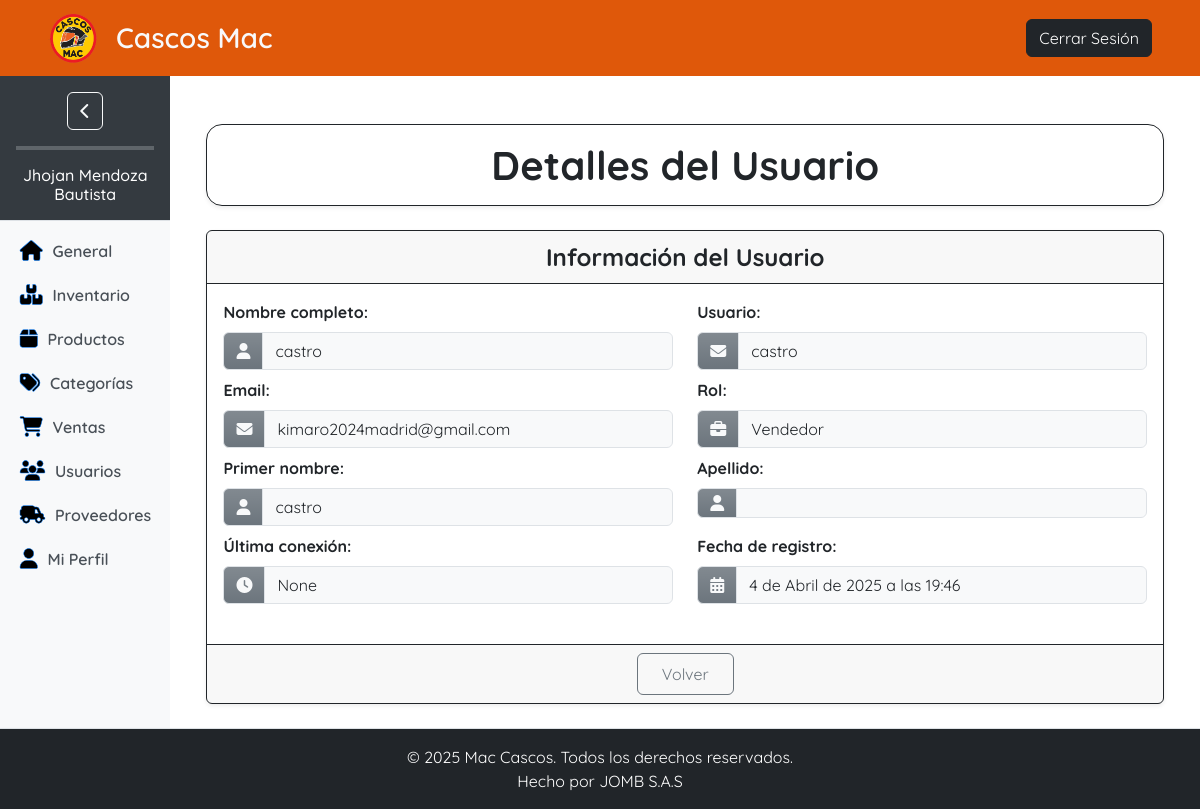
Page /usuarios/4/detalle/ (signed in) on the committed database.
### usuarios/models.py (models this page shows, shortened)
class Usuario(AbstractUser):
    EMAIL_FIELD = 'email'
    ROLES = (
        ('', 'Seleccione una opción'),
        ('gerente', 'Gerente'),
        ('vendedor', 'Vendedor'),
    )
    email = models.EmailField(unique=True)
    rol = models.CharField(
        max_length=20,
        choices=ROLES,
    )

### usuarios/views.py (the view)
# urls.py: path('<int:pk>/detalle/', DetalleDeUsuarioView.as_view(), name='detalle_usuario'),
class DetalleDeUsuarioView(LoginRequiredMixin, DetailView):
    login_url = 'login'  # Redirige si no está autenticado
    model = Usuario
    template_name = 'dashboard/usuarios/detalle_usuario.html'
    context_object_name = 'usuario'

### templates/dashboard/usuarios/detalle_usuario.html
{% extends 'base_dashboard.html' %}
{% block content %}
<div class="container mt-4">
    <h1 class="text-center fw-bold border border-dark p-3 rounded-4 shadow-sm mb-4">Detalles del Usuario</h1>
    <div class="card shadow-sm border border-dark">
        <div class="card-header text-center fw-bold fs-4 border-bottom border-dark">
            Información del Usuario
        </div>
        <div class="card-body">
            <div class="row mb-3">
                <div class="col-md-6 mb-2">
                    <label class="form-label fw-bold">Nombre completo:</label>
                    <div class="input-group">
                        <span class="input-group-text bg-secondary bg-gradient text-light"><i class="fa-solid fa-user"></i></span>
                        <span class="form-control bg-light text-dark">
                            {{ usuario.get_full_name|default:"N/A" }}
                        </span>
                    </div>
                </div>
                <div class="col-md-6 mb-2">
                    <label class="form-label fw-bold">Usuario:</label>
                    <div class="input-group">
                        <span class="input-group-text bg-secondary bg-gradient text-light"><i class="fa-solid fa-envelope"></i></span>
                        <span class="form-control bg-light text-dark">{{ usuario.username }}</span>
                    </div>
                </div>
                <div class="col-md-6 mb-2">
                    <label class="form-label fw-bold">Email:</label>
                    <div class="input-group">
                        <span class="input-group-text bg-secondary bg-gradient text-light"><i class="fa-solid fa-envelope"></i></span>
                        <span class="form-control bg-light text-dark">{{ usuario.email }}</span>
                    </div>
                </div>
                <div class="col-md-6 mb-2">
                    <label class="form-label fw-bold">Rol:</label>
                    <div class="input-group">
                        <span class="input-group-text bg-secondary bg-gradient text-light"><i class="fa-solid fa-briefcase"></i></span>
                        <span class="form-control bg-light text-dark">{{ usuario.get_rol_display }}</span>
                    </div>
                </div>
                <div class="col-md-6 mb-2">
                    <label class="form-label fw-bold">Primer nombre:</label>
                    <div class="input-group">
                        <span class="input-group-text bg-secondary bg-gradient text-light"><i class="fa-solid fa-user"></i></span>
                        <span class="form-control bg-light text-dark">{{ usuario.first_name }}</span>
                    </div>
                </div>
                <div class="col-md-6 mb-2">
                    <label class="form-label fw-bold">Apellido:</label>
                    <div class="input-group">
                        <span class="input-group-text bg-secondary bg-gradient text-light"><i class="fa-solid fa-user"></i></span>
                        <span class="form-control bg-light text-dark">{{ usuario.last_name }}</span>
                    </div>
                </div>
                <div class="col-md-6 mb-2">
                    <label class="form-label fw-bold">Última conexión:</label>
                    <div class="input-group">
                        <span class="input-group-text bg-secondary bg-gradient text-light"><i class="fa-solid fa-clock"></i></span>
                        <span class="form-control bg-light text-dark">{{ usuario.last_login }}</span>
                    </div>
                </div>
                <div class="col-md-6 mb-2">
                    <label class="form-label fw-bold">Fecha de registro:</label>
                    <div class="input-group">
                        <span class="input-group-text bg-secondary bg-gradient text-light"><i class="fa-solid fa-calendar-alt"></i></span>
                        <span class="form-control bg-light text-dark">{{ usuario.date_joined }}</span>
                    </div>
                </div>
            </div>
        </div>
        <div class="card-footer text-center border-top border-dark">
            <a href="{% url 'listar_usuarios' %}" class="btn btn-outline-secondary px-4 py-2">Volver</a>
        </div>
    </div>
</div>
{% endblock %}

### templates/base_dashboard.html (shortened to what this page needs)
{% load static %}
<!DOCTYPE html>
<html lang="es">
<head>
    <link rel="stylesheet" href="{% static 'css/base_dash.css' %}">
    <link href="https://cdn.jsdelivr.net/npm/bootstrap@5.3.3/dist/css/bootstrap.min.css" rel="stylesheet"
>
    <link href="https://cdnjs.cloudflare.com/ajax/libs/font-awesome/6.0.0-beta3/css/all.min.css" rel="stylesheet">
    <link rel="stylesheet" href="https://cdn.jsdelivr.net/npm/bootstrap-icons@1.11.3/font/bootstrap-icons.min.css">
</head>
<body class="d-flex flex-column min-vh-100">
    <header class="navbar navbar-expand-lg navbar-expand-md py-2 px-5 d-none d-lg-flex d-md-flex">
        <a class="navbar-brand d-flex align-items-center" href="{% url 'index' %}">
            <img src="{% static 'img/logo2.png' %}" alt="Logo de Mac Cascos" class="me-2">
            <span class="fs-3 fw-semibold text-light">Cascos Mac</span>
        </a>
        <ul class="navbar-nav ms-auto">
            {% if user.is_authenticated %}
                <a href="{% url 'logout' %}" class="btn btn-dark">Cerrar Sesión</a>
            {% else %}
                <a href="{% url 'index' %}" class="btn btn-outline-dark">Volver al Inicio</a>
            {% endif %}
        </ul>
    </header>
    <div class="d-flex flex-grow-1 overflow-hidden">
        {% if user.is_authenticated %}
            <aside class="sidebar bg-light overflow-hidden" id="sidebar">
                <div class="sidebar-header">
                    <div class="align-items-center align-content-center">
                        <div class="align-items-center align-content-center mb-3">
                            <button class="btn btn-outline-light ms-auto" id="sidebar-toggle">
                                <i class="fas fa-chevron-left" id="boton-colapso"></i>
                            </button>
                        </div>
                        <hr class="border border-2" id="division-bar">
                        <div id="user-name-column">
                            <h1 class="fs-6 mb-0" id="sidebar-user-name">
                                {{ request.user.get_full_name }}
                            </h1>
                        </div>
                    </div>
                </div>
                <nav class="sidebar-nav text-center">
                    <ul class="nav flex-column mt-2">
                        {% if user.rol == 'gerente' %}
                            <li class="nav-item">
                                <a href="{% url 'dashboard_gerente' %}" class="nav-link ajax-link" data-bs-toggle="tooltip"
                                    title="General">
                                    <i class="fa fa-house"></i> General
                                </a>
                            </li>
                            <li class="nav-item">
                                <a href="{% url 'inventario' %}" class="nav-link ajax-link" data-bs-toggle="tooltip"
                                    title="Inventario">
                                    <i class="fa fa-boxes"></i> Inventario
                                </a>
                            </li>
                            <li class="nav-item">
                                <a href="{% url 'contenido_productos' %}" class="nav-link ajax-link" data-bs-toggle="tooltip"
                                    title="Productos">
                                    <i class="fa fa-box"></i> Productos
                                </a>
                            </li>
                            <li class="nav-item">
                                <a href="{% url 'contenido_categorias' %}" class="nav-link ajax-link" data-bs-toggle="tooltip"
                                    title="Categorías">
                                    <i class="fa fa-tags"></i> Categorías
                                </a>
                            </li>
                            <li class="nav-item">
                                <a href="{% url 'ventas:contenido_ventas' %}" class="nav-link ajax-link"
                                    data-bs-toggle="tooltip" title="Ventas">
                                    <i class="fa fa-shopping-cart"></i> Ventas
                                </a>
                            </li>
                            <li class="nav-item">
                                <a href="{% url 'listar_usuarios' %}" class="nav-link ajax-link" data-bs-toggle="tooltip"
                                    title="Usuarios">
                                    <i class="fa fa-users"></i> Usuarios
                                </a>
                            </li>
                            <li class="nav-item">
                                <a href="{% url 'contenido_proveedores' %}" class="nav-link ajax-link" data-bs-toggle="tooltip"
                                    title="Proveedores">
                                    <i class="fa fa-truck-field"></i> Proveedores
                                </a>
                            </li>
                            <li class="nav-item">
                                <a href="{% url 'mi_perfil' %}" class="nav-link ajax-link" data-bs-toggle="tooltip"
                                    title="Usuarios">
                                    <i class="fa fa-user"></i> Mi Perfil
                                </a>
                            </li>
                        {% endif %}
                    </ul>
                </nav>
            </aside>
        {% endif %}
        <main class="flex-grow-1 overflow-auto p-4 container-fluid">
            {% block content %}{% endblock %}
        </main>
    </div>
    <footer class="bg-dark text-white border-top shadow-sm mt-auto py-3">
        <div class="container">
            <div class="row flex-column">
                <div class="col-mb-3">
                    <p class="mb-0">&copy; 2025 Mac Cascos. Todos los derechos reservados.</p>
                </div>
                <div class="col">
                    <p class="mb-0">
                        <a href="https://jhojanomb.github.io/JOMB/" class="text-white text-decoration-none">
                            Hecho por JOMB S.A.S
                        </a>
                    </p>
                </div>
            </div>
        </div>
    </footer>
</body>
</html>

### static/css/base_dash.css (style rules this page uses)
:root { --fuente-letra: 'Quicksand', sans-serif; --color-bg-navbar: #df580a; --color-bg-sidebar: #343a40; --color-text-sidebar: #ffffff; --color-hover: #007bff; --color-hover-dark: #0056b3; --color-footer: #343a40; --color-text-footer: #ffffff; }
* { font-family: var(--fuente-letra); margin: 0; padding: 0; box-sizing: border-box; }
body { font-family: var(--fuente-letra); display: flex; flex-direction: column; min-height: 100vh; }
.navbar { background: var(--color-bg-navbar) !important; padding: 10px 15px; }
.navbar-brand { display: flex; align-items: center; gap: 10px; color: #212529; font-weight: 600; font-size: 1.25rem; }
.navbar-brand img { width: 50px; height: 50px; }
.navbar-nav .btn { color: white; background-color: #212529; }
.sidebar-header { background-color: var(--color-bg-sidebar); color: var(--color-text-sidebar); padding: 1rem; text-align: center; border-bottom: 1px solid #dee2e6; }
.sidebar-nav .nav-link { font-size: 1rem; color: #495057; padding: 10px 20px; display: flex; align-items: center; transition: all 0.3s ease; }
.sidebar-nav .nav-link i { margin-right: 10px; font-size: 1.25rem; color: black; -webkit-text-stroke: 0.5px var(--color-hover); transition: color 0.3s ease; }
.sidebar:not(.collapsed) { width: 200px; transition: width 0.3s ease; }
footer { background-color: var(--color-footer); color: var(--color-text-footer); text-align: center; padding: 10px 0; width: 100%; position: relative; bottom: 0; }
.nav-item a { font-size: 16px; font-weight: 600; }

### rows in the picture
Usuario: user.get_full_name "Jhojan Mendoza Bautista"
Usuario: get_full_name "castro", username "castro", email "kimaro2024madrid@gmail.com", rol "Vendedor", first_name "castro", last_login "None", date_joined "4 de Abril de 2025 a las 19:46"
